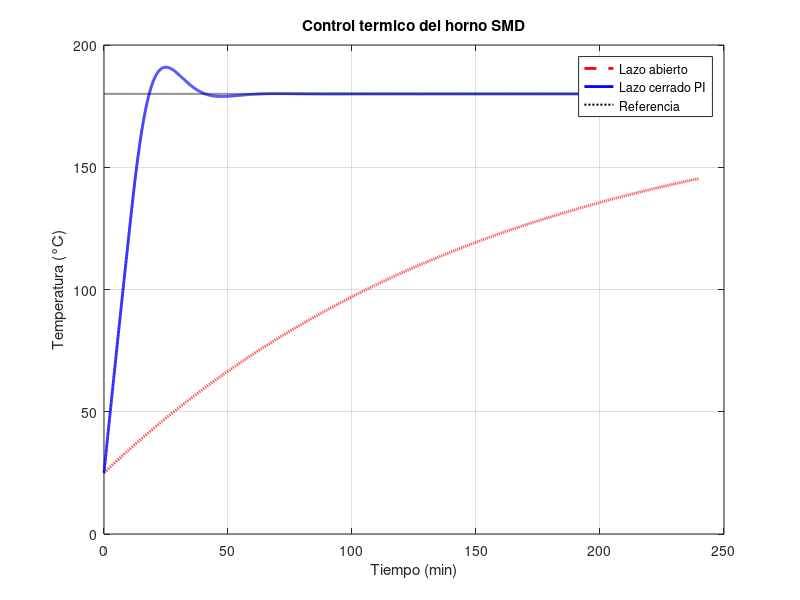
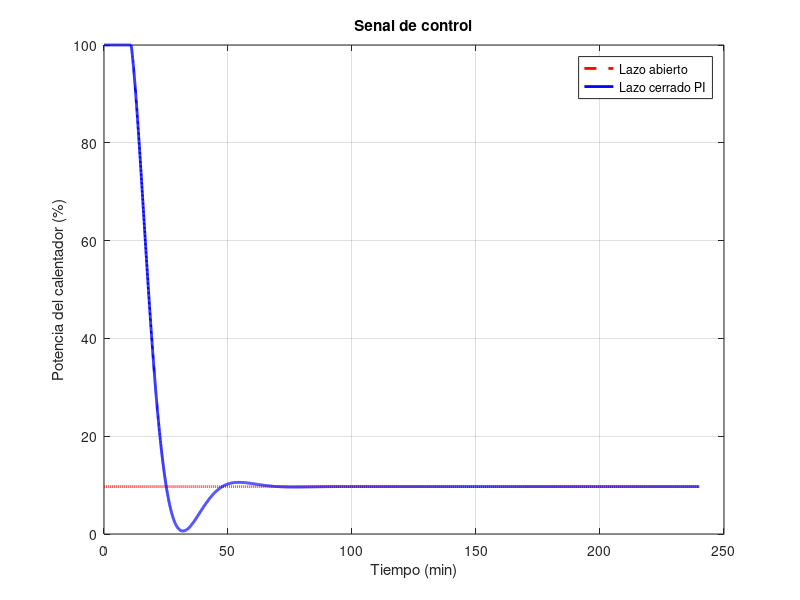

Here is the MATLAB script that generated these plots, in order:
clc;
clear;
close all;

% CONTROL TERMICO DE UN HORNO SMD
% GNU OCTAVE - MODELO DE PRIMER ORDEN Y CONTROL PI

% 1. PARAMETROS
R = 0.80;          % Resistencia termica (°C/W)
C = 12000;         % Capacidad termica (J/°C)
P = 2000;          % Potencia maxima (W)
Ta = 25;           % Temperatura ambiente (°C)
Tref = 180;        % Temperatura deseada (°C)

Kp = 0.02;         % Ganancia proporcional
Ki = 0.00005;      % Ganancia integral
Qd = 0;            % Perturbacion termica constante (W)

% 2. FUNCION DE TRANSFERENCIA Y PARAMETROS
K = P * R;
tau = R * C;

fprintf('\n=== MODELO DEL HORNO SMD ===\n');
fprintf('Ganancia K = %.2f °C/u\n', K);
fprintf('Constante de tiempo = %.2f s (%.2f min)\n', tau, tau/60);
fprintf('G(s) = %.2f / (%.2f*s + 1)\n', K, tau);

% 3. FUNCION DE TRANSFERENCIA EN LAZO CERRADO CON PI
% T(s) = K(Kp*s + Ki) / (tau*s^2 + (1+K*Kp)*s + K*Ki)
numCL = [K*Kp, K*Ki];
denCL = [tau, 1 + K*Kp, K*Ki];

polos = roots(denCL);
ceros = roots(numCL);

fprintf('\n=== LAZO CERRADO ===\n');
fprintf('Numerador: ');
disp(numCL);
fprintf('Denominador: ');
disp(denCL);

fprintf('Polos:\n');
disp(polos);
fprintf('Ceros:\n');
disp(ceros);

if all(real(polos) < 0)
    fprintf('Estabilidad: ESTABLE (todos los polos tienen parte real negativa).\n');
else
    fprintf('Estabilidad: INESTABLE o marginal.\n');
end

% 4. SIMULACION NUMERICA (EULER)
dt = 2;                    % Paso de simulacion (s)
tiempo_final = 4*3600;     % Cuatro horas
t = 0:dt:tiempo_final;
n = length(t);

T_abierto = zeros(1,n);
T_cerrado = zeros(1,n);
u_abierto = zeros(1,n);
u_cerrado = zeros(1,n);

T_abierto(1) = Ta;
T_cerrado(1) = Ta;

% Perturbacion constante; usar Qd=0 para el caso nominal
Q = Qd*ones(1,n);

% Mando fijo de lazo abierto calculado para la referencia nominal
u_fijo = (Tref - Ta)/K;
u_fijo = max(0, min(1, u_fijo));

% Estado integral del controlador PI
I = 0;

for i = 1:n-1

    % LAZO ABIERTO: potencia fija, sin corregir el error
    u_abierto(i) = u_fijo;
    dT_abierto = (P*u_abierto(i) ...
        - (T_abierto(i)-Ta)/R + Q(i))/C;
    T_abierto(i+1) = T_abierto(i) + dt*dT_abierto;

    % LAZO CERRADO: controlador PI con anti-windup
    error = Tref - T_cerrado(i);
    u_previo = Kp*error + I;
    u_cerrado(i) = max(0, min(1, u_previo));

    % Integracion condicional para evitar windup
    if (u_previo >= 0 && u_previo <= 1) ...
        || (u_previo > 1 && error < 0) ...
        || (u_previo < 0 && error > 0)
        I = I + Ki*error*dt;
    end

    u_cerrado(i) = max(0, min(1, Kp*error + I));

    dT_cerrado = (P*u_cerrado(i) ...
        - (T_cerrado(i)-Ta)/R + Q(i))/C;
    T_cerrado(i+1) = T_cerrado(i) + dt*dT_cerrado;
end

u_abierto(n) = u_abierto(n-1);
u_cerrado(n) = u_cerrado(n-1);

% 5. GRAFICA DE TEMPERATURA
figure(1);
plot(t/60, T_abierto, 'r--', 'linewidth', 2);
hold on;
plot(t/60, T_cerrado, 'b', 'linewidth', 2);
plot(t/60, Tref*ones(1,n), 'k:', 'linewidth', 1.5);
grid on;
xlabel('Tiempo (min)');
ylabel('Temperatura (°C)');
title('Control termico del horno SMD');
legend('Lazo abierto', 'Lazo cerrado PI', 'Referencia');

% 6. GRAFICA DE LA SENAL DE CONTROL
figure(2);
plot(t/60, 100*u_abierto, 'r--', 'linewidth', 2);
hold on;
plot(t/60, 100*u_cerrado, 'b', 'linewidth', 2);
grid on;
xlabel('Tiempo (min)');
ylabel('Potencia del calentador (%)');
title('Senal de control');
legend('Lazo abierto', 'Lazo cerrado PI');

% 7. RESULTADOS FINALES
fprintf('\n=== RESULTADOS DE LA SIMULACION ===\n');
fprintf('Mando fijo de lazo abierto = %.2f %%\n', 100*u_fijo);
fprintf('Temperatura final en lazo abierto = %.2f °C\n', T_abierto(n));
fprintf('Temperatura final en lazo cerrado = %.2f °C\n', T_cerrado(n));
fprintf('Error final = %.2f °C\n', Tref-T_cerrado(n));
fprintf('\nSimulacion finalizada.\n');
